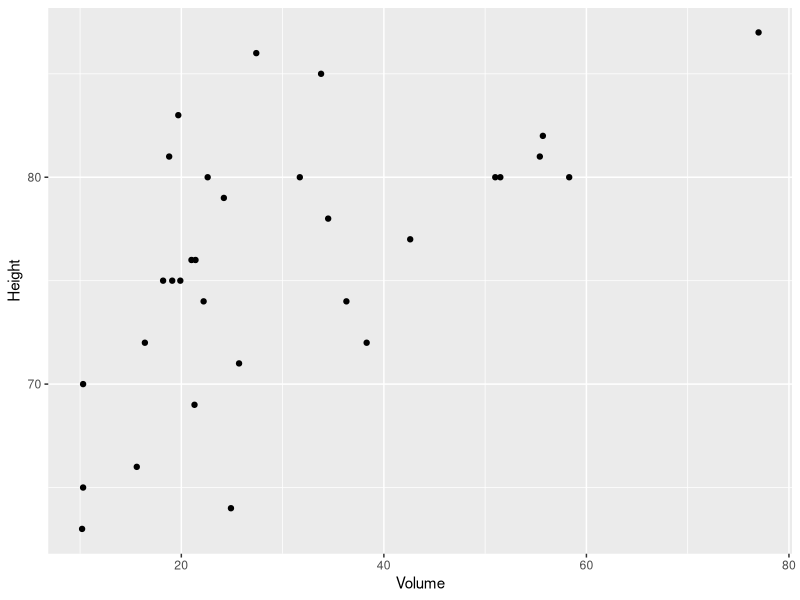
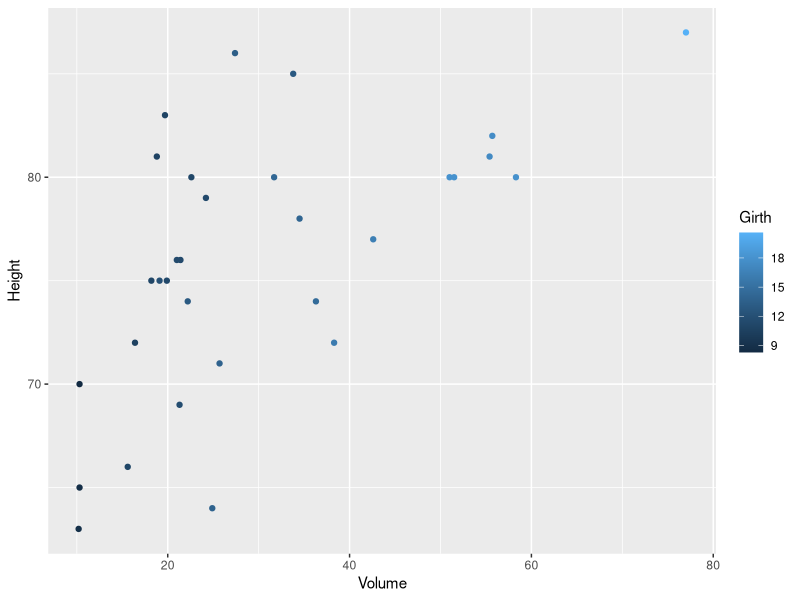
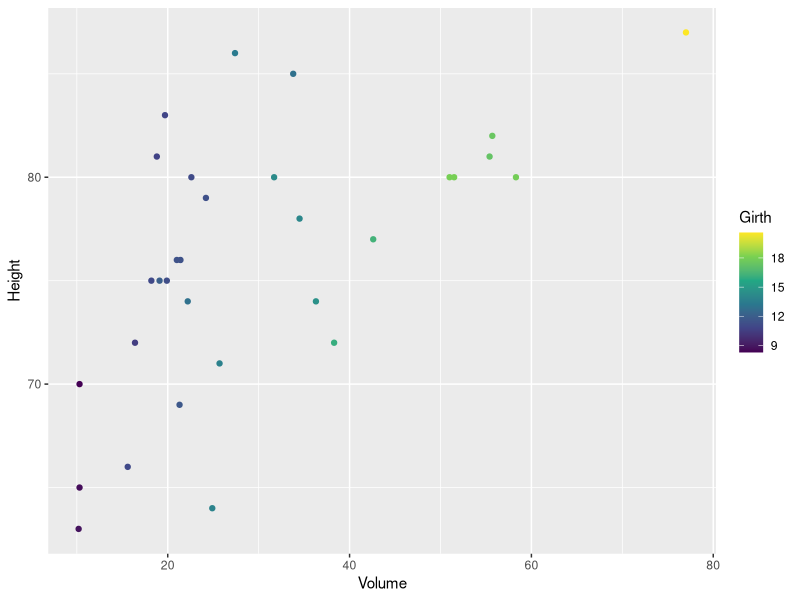

Generate these figures, in order, with R:
## ---- chunk 1
library(tidyverse)
library(ggplot2)
library(RColorBrewer)
library(viridis)
## ---- chunk 2
data(trees)
trees_model <- lm(Volume ~ Height, data = trees)
trees_model
## ---- chunk 3
summary(trees_model)
## ---- chunk 4
tree_graph <- ggplot(data=trees, aes(x=Volume, y=Height)) +
  geom_point()
tree_graph
## ---- chunk 5
trees_graph <- ggplot(data=trees, aes(x=Volume, y=Height, color=Girth)) +
  geom_point()
trees_graph
## ---- chunk 6
trees_graph<- trees_graph + scale_color_viridis_c(option='viridis')
trees_graph #was getting an error using RColorBrewer because of discrete and continuous so i had to use the viridis package
